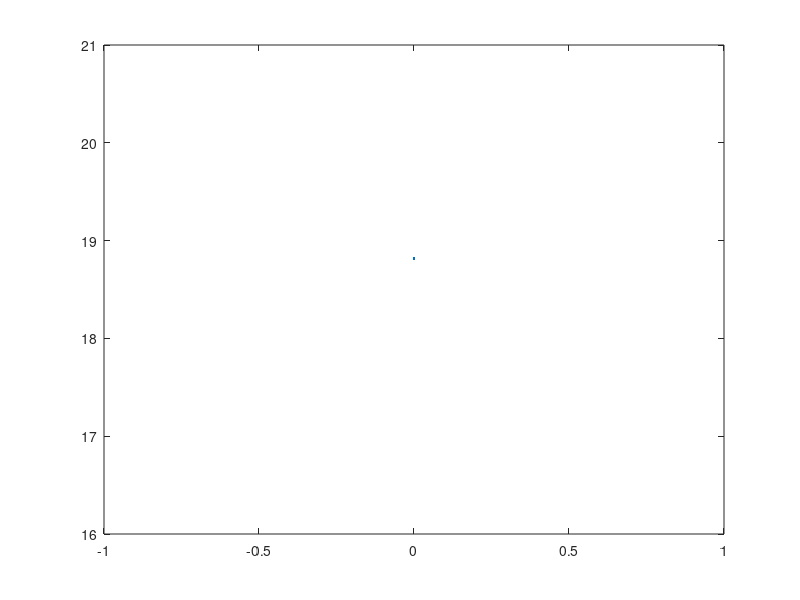

MATLAB code to generate this figure:

clear all
close all
Ts=input('Ts=');
t=0:Ts:4;
A1=rand;
A2=rand;
A3=rand;
A4=rand;
A5=rand;
A6=rand;
A7=rand;
A8=rand;
y1=(A1*3)*cos(2*pi*(2)*t);
y2=(A2*3)*cos(2*pi*(5)*t);
y3=(A3*3)*cos(2*pi*(8)*t);
y4=(A4*3)*cos(2*pi*(13)*t);
y5=(A5*3)*cos(2*pi*(30)*t);
y6=(A6*3)*cos(2*pi*(22)*t);
y7=(A7*3)*cos(2*pi*(16)*t);
y8=(A8*3)*cos(2*pi*(10)*t);
y=y1+y2+y3+y4+y5+y6+y7+y8;
plot(t,y)